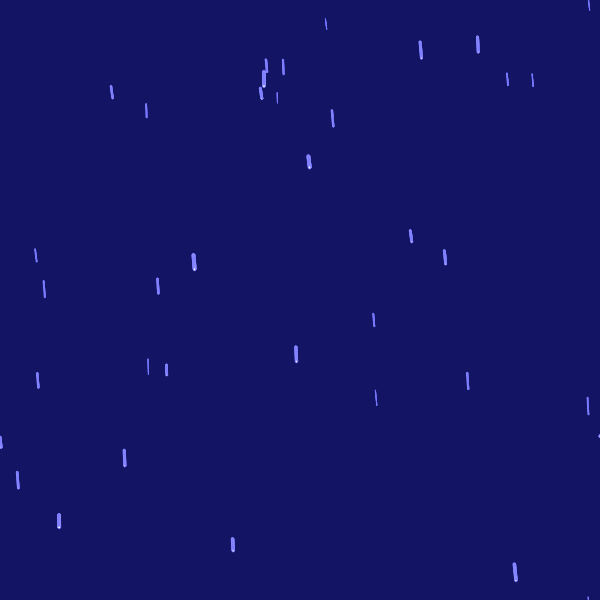
Frame 1 (no input)
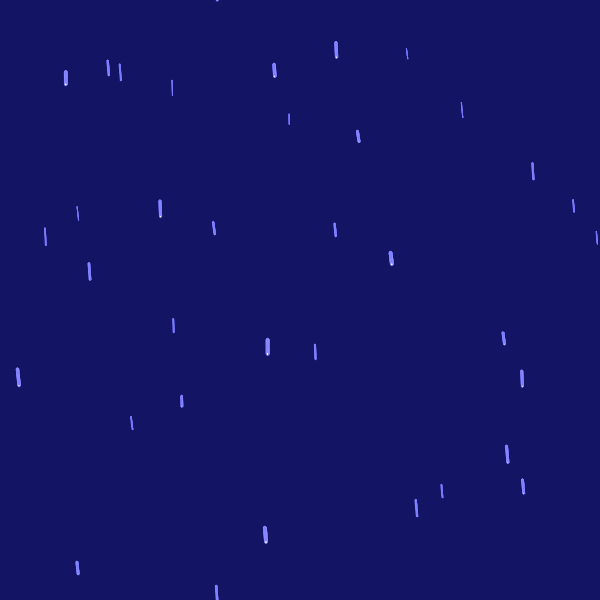
Frame 60 (no input)
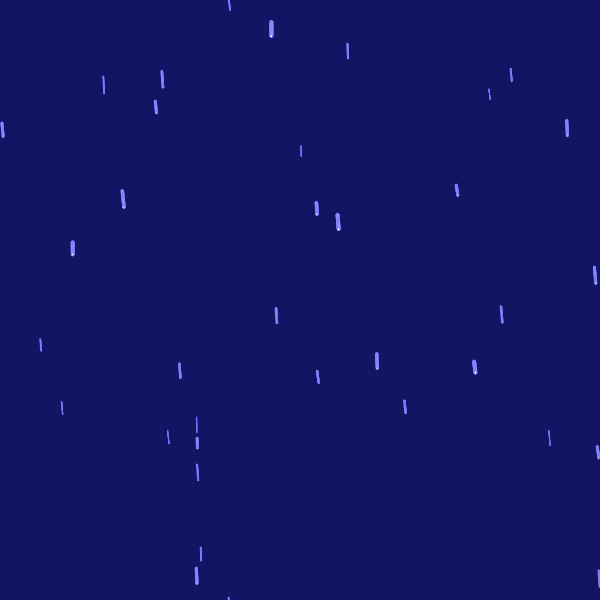
Frame 120 (the mouse pressed at the canvas centre since frame 60)

The p5.js sketch that drew these frames (run headless with seeded random() and noise() and a simulated clock; from frame 60 on, the mouse is pressed at the canvas centre):

// p5.js sketch
// ── sketch.js
class Drop {
  constructor(radius, x, y, xspeed, yspeed, color){
    this.radius = radius;
    this.x = x;
    this.y = y;
    this.xspeed = xspeed;
    this.yspeed = yspeed;
    this.color = color;
  }

  move(){
    this.x += this.xspeed;
    this.y += this.yspeed;
    if (this.x > width) this.x = 0;
    if (this.x < 0) this.x = width;
    if (this.y > height) this.y = 0;
  }
}

var drops;
var num_of_drops;
var color;

function setup() {
  createCanvas(600, 600);
  drops = new Array();
  num_of_drops = 35;

  color = [
    120, 120, 255
  ];

  for (var i = 0; i < num_of_drops; i++){
    drops.push(
      new Drop(
        random()*3,
        random()*width,
        random()*height,
        random()*0.05,
        random(0.3, 0.5),
        color
      )
    );
  }
}

function draw() {
  background(20, 20, 100);
  for(var i = 0; i < num_of_drops; i++) {
    for(var j = 0; j < num_of_drops; j++) {
      drops[i].move();
      stroke(drops[i].color)
      ellipse(drops[i].x, drops[i].y, drops[i].radius);
    }
  }
}
